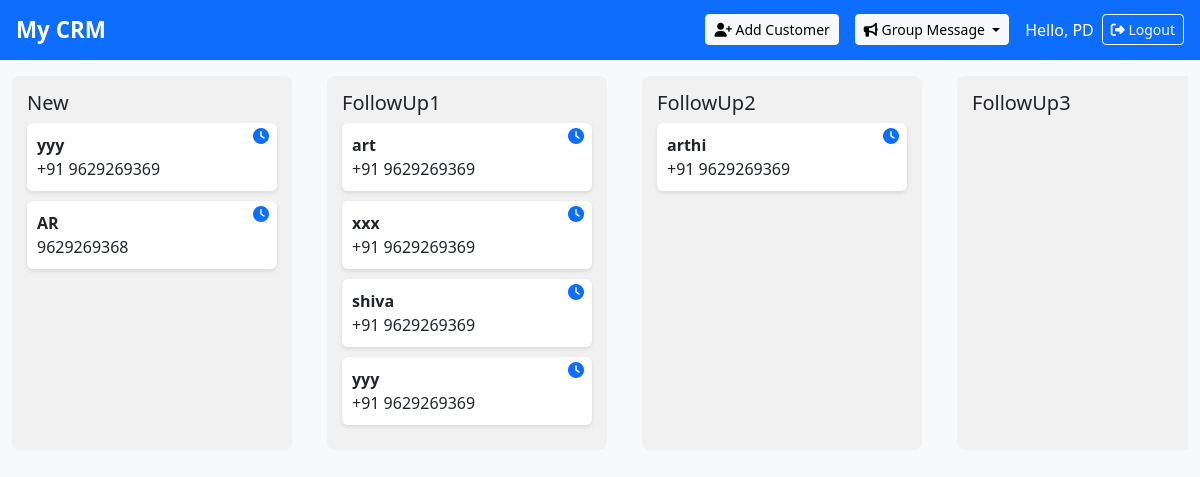
The app's page / (signed in) with its own data.
### myapp/models.py (models this page shows, shortened)
class Customer(models.Model):
    name = models.CharField(max_length=100)
    phone = models.CharField(max_length=15)
    created_at = models.DateField(auto_now_add=True)
    stage = models.CharField(max_length=20, choices=STAGES, default="New")
    moved_by_system = models.BooleanField(default=False)
    assigned_to = models.ForeignKey(User, on_delete=models.SET_NULL, null=True, blank=True)

### myapp/views.py (the view)
# urls.py: path('', views.dashboard, name='dashboard'),
@login_required
def dashboard(request):
    stages = [s[0] for s in STAGES]
    stage_customers = {stage: Customer.objects.filter(stage=stage, assigned_to=request.user) for stage in stages}
    return render(request, "dashboard.html", {"stage_customers": stage_customers})

### myapp/templates/dashboard.html (shortened to what this page needs)
{% extends "base.html" %}
{% load static %}
{% block content %}
<div class="kanban-board" id="kanbanBoard">
    {% for stage, customers in stage_customers.items %}
    <div class="kanban-column" data-stage="{{ stage }}">
        <h5>{{ stage }}</h5>
        <div class="customer-list" data-stage="{{ stage }}">
            {% for customer in customers %}
            <div class="customer-card {% if customer.highlight %}highlight{% endif %}"
                 draggable="true"
                 data-id="{{ customer.id }}"
                 data-name="{{ customer.name }}">
                <strong>{{ customer.name }}</strong><br>
                {{ customer.phone }}<br>
                <i class="fas fa-clock activity-icon" data-id="{{ customer.id }}"></i>
            </div>
            {% endfor %}
        </div>
    </div>
    {% endfor %}
</div>
{% endblock %}

### myapp/templates/base.html (shortened to what this page needs)
<!DOCTYPE html>
<html lang="en">
<head>
    <link href="https://cdn.jsdelivr.net/npm/bootstrap@5.3.3/dist/css/bootstrap.min.css" rel="stylesheet">
    <link rel="stylesheet" href="https://cdnjs.cloudflare.com/ajax/libs/font-awesome/6.5.0/css/all.min.css" />
</head>
<body>
<nav class="navbar navbar-expand-lg navbar-dark bg-primary px-3">
    <a class="navbar-brand text-white" href="{% url 'dashboard' %}">My CRM</a>
    <div class="collapse navbar-collapse">
        <ul class="navbar-nav ms-auto align-items-center">
            <li class="nav-item me-3">
                <a href="{% url 'add_customer' %}" class="btn btn-light btn-sm">
                    <i class="fas fa-user-plus"></i> Add Customer
                </a>
            </li>
            <li class="nav-item dropdown me-3">
                <a class="btn btn-light btn-sm dropdown-toggle" href="#" role="button" data-bs-toggle="dropdown">
                    <i class="fas fa-bullhorn"></i> Group Message
                </a>
            </li>
            <li class="nav-item me-2 text-white">
                Hello, {{ request.user.username }}
            </li>
            <li class="nav-item">
                <a class="btn btn-sm btn-outline-light" href="{% url 'logout' %}">
                    <i class="fas fa-sign-out-alt"></i> Logout
                </a>
            </li>
        </ul>
    </div>
</nav>
<div class="container-fluid mt-3">
    {% block content %}{% endblock %}
</div>
</body>
</html>

### myapp/templates/base.html (style rules this page uses)
body { background-color: #f8f9fa; }
.navbar-brand { font-weight: bold; font-size: 1.4rem; }
.kanban-board { overflow-x: auto; white-space: nowrap; }
.kanban-column { display: inline-block; vertical-align: top; margin-right: 15px; width: 300px; }

### myapp/templates/dashboard.html (style rules this page uses)
.kanban-board { display: flex; overflow-x: auto; gap: 20px; }
.kanban-column { background: #f1f1f1; border-radius: 8px; padding: 15px; min-width: 280px; }
.customer-card { background: white; padding: 10px; margin-bottom: 10px; border-radius: 6px; box-shadow: 0 2px 4px rgba(0,0,0,0.1); cursor: grab; position: relative; }
.activity-icon { position: absolute; top: 5px; right: 8px; color: #0d6efd; cursor: pointer; }

### records on screen
Customer: name "yyy", phone "+91 9629269369"
Customer: name "AR", phone "9629269368"
Customer: name "art", phone "+91 9629269369"
Customer: name "xxx", phone "+91 9629269369"
Customer: name "shiva", phone "+91 9629269369"
Customer: name "yyy", phone "+91 9629269369"
Customer: name "arthi", phone "+91 9629269369"

### other values on screen
{{ request.user.username }} "PD"
{{ stage }} "New" "FollowUp1" "FollowUp2" "FollowUp3"
